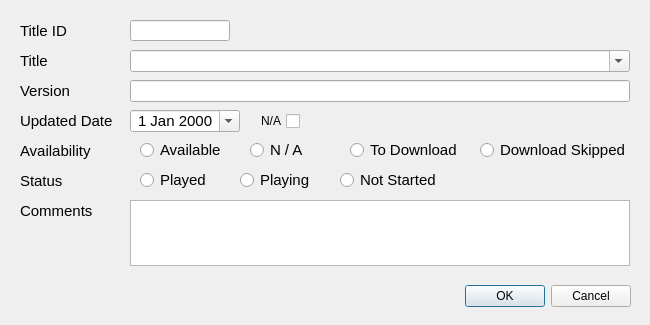
<?xml version="1.0" encoding="UTF-8"?>
<ui version="4.0">
 <class>NewUpdateDialog</class>
 <widget class="QDialog" name="NewUpdateDialog">
  <property name="geometry">
   <rect>
    <x>0</x>
    <y>0</y>
    <width>650</width>
    <height>325</height>
   </rect>
  </property>
  <property name="minimumSize">
   <size>
    <width>650</width>
    <height>325</height>
   </size>
  </property>
  <property name="maximumSize">
   <size>
    <width>650</width>
    <height>325</height>
   </size>
  </property>
  <property name="windowTitle">
   <string>Add New Update</string>
  </property>
  <property name="windowIcon">
   <iconset>
    <normaloff>assets/folder.png</normaloff>assets/folder.png</iconset>
  </property>
  <widget class="QDialogButtonBox" name="buttonBox">
   <property name="geometry">
    <rect>
     <x>290</x>
     <y>280</y>
     <width>341</width>
     <height>32</height>
    </rect>
   </property>
   <property name="orientation">
    <enum>Qt::Horizontal</enum>
   </property>
   <property name="standardButtons">
    <set>QDialogButtonBox::Cancel|QDialogButtonBox::Ok</set>
   </property>
  </widget>
  <widget class="QComboBox" name="comboBox">
   <property name="geometry">
    <rect>
     <x>130</x>
     <y>50</y>
     <width>500</width>
     <height>22</height>
    </rect>
   </property>
   <property name="editable">
    <bool>true</bool>
   </property>
   <property name="currentText">
    <string/>
   </property>
   <property name="insertPolicy">
    <enum>QComboBox::NoInsert</enum>
   </property>
  </widget>
  <widget class="QLabel" name="label_4">
   <property name="geometry">
    <rect>
     <x>20</x>
     <y>140</y>
     <width>111</width>
     <height>22</height>
    </rect>
   </property>
   <property name="font">
    <font>
     <family>Segoe UI</family>
     <pointsize>11</pointsize>
     <bold>false</bold>
    </font>
   </property>
   <property name="text">
    <string>Availability</string>
   </property>
  </widget>
  <widget class="QLabel" name="label_7">
   <property name="geometry">
    <rect>
     <x>20</x>
     <y>200</y>
     <width>111</width>
     <height>22</height>
    </rect>
   </property>
   <property name="font">
    <font>
     <family>Segoe UI</family>
     <pointsize>11</pointsize>
     <bold>false</bold>
    </font>
   </property>
   <property name="text">
    <string>Comments</string>
   </property>
  </widget>
  <widget class="QLabel" name="label">
   <property name="geometry">
    <rect>
     <x>20</x>
     <y>50</y>
     <width>111</width>
     <height>22</height>
    </rect>
   </property>
   <property name="font">
    <font>
     <family>Segoe UI</family>
     <pointsize>11</pointsize>
     <bold>false</bold>
    </font>
   </property>
   <property name="text">
    <string>Title</string>
   </property>
  </widget>
  <widget class="QLabel" name="label_6">
   <property name="geometry">
    <rect>
     <x>20</x>
     <y>110</y>
     <width>111</width>
     <height>22</height>
    </rect>
   </property>
   <property name="font">
    <font>
     <family>Segoe UI</family>
     <pointsize>11</pointsize>
     <bold>false</bold>
    </font>
   </property>
   <property name="text">
    <string>Updated Date</string>
   </property>
  </widget>
  <widget class="QLabel" name="label_2">
   <property name="geometry">
    <rect>
     <x>20</x>
     <y>80</y>
     <width>111</width>
     <height>22</height>
    </rect>
   </property>
   <property name="font">
    <font>
     <family>Segoe UI</family>
     <pointsize>11</pointsize>
     <bold>false</bold>
    </font>
   </property>
   <property name="text">
    <string>Version</string>
   </property>
  </widget>
  <widget class="QDateEdit" name="dateEdit">
   <property name="geometry">
    <rect>
     <x>130</x>
     <y>110</y>
     <width>110</width>
     <height>22</height>
    </rect>
   </property>
   <property name="font">
    <font>
     <pointsize>11</pointsize>
    </font>
   </property>
   <property name="frame">
    <bool>true</bool>
   </property>
   <property name="alignment">
    <set>Qt::AlignCenter</set>
   </property>
   <property name="minimumDateTime">
    <datetime>
     <hour>7</hour>
     <minute>30</minute>
     <second>0</second>
     <year>2000</year>
     <month>1</month>
     <day>1</day>
    </datetime>
   </property>
   <property name="minimumDate">
    <date>
     <year>2000</year>
     <month>1</month>
     <day>1</day>
    </date>
   </property>
   <property name="calendarPopup">
    <bool>true</bool>
   </property>
   <property name="date">
    <date>
     <year>2000</year>
     <month>1</month>
     <day>1</day>
    </date>
   </property>
  </widget>
  <widget class="QLineEdit" name="lineEdit_3">
   <property name="geometry">
    <rect>
     <x>130</x>
     <y>80</y>
     <width>500</width>
     <height>22</height>
    </rect>
   </property>
   <property name="font">
    <font>
     <pointsize>11</pointsize>
    </font>
   </property>
  </widget>
  <widget class="QPlainTextEdit" name="plainTextEdit">
   <property name="geometry">
    <rect>
     <x>130</x>
     <y>200</y>
     <width>500</width>
     <height>66</height>
    </rect>
   </property>
   <property name="font">
    <font>
     <pointsize>11</pointsize>
    </font>
   </property>
   <property name="plainText">
    <string/>
   </property>
  </widget>
  <widget class="QCheckBox" name="checkBox">
   <property name="geometry">
    <rect>
     <x>260</x>
     <y>111</y>
     <width>40</width>
     <height>20</height>
    </rect>
   </property>
   <property name="toolTip">
    <string>Check if date not available</string>
   </property>
   <property name="layoutDirection">
    <enum>Qt::RightToLeft</enum>
   </property>
   <property name="text">
    <string>N/A</string>
   </property>
  </widget>
  <widget class="QLabel" name="label_5">
   <property name="geometry">
    <rect>
     <x>20</x>
     <y>170</y>
     <width>111</width>
     <height>22</height>
    </rect>
   </property>
   <property name="font">
    <font>
     <family>Segoe UI</family>
     <pointsize>11</pointsize>
     <bold>false</bold>
    </font>
   </property>
   <property name="text">
    <string>Status</string>
   </property>
  </widget>
  <widget class="QWidget" name="widget" native="true">
   <property name="geometry">
    <rect>
     <x>130</x>
     <y>160</y>
     <width>361</width>
     <height>40</height>
    </rect>
   </property>
   <widget class="QRadioButton" name="radioButton_3">
    <property name="geometry">
     <rect>
      <x>210</x>
      <y>10</y>
      <width>100</width>
      <height>20</height>
     </rect>
    </property>
    <property name="font">
     <font>
      <pointsize>11</pointsize>
     </font>
    </property>
    <property name="text">
     <string>Not Started</string>
    </property>
   </widget>
   <widget class="QRadioButton" name="radioButton_2">
    <property name="geometry">
     <rect>
      <x>110</x>
      <y>10</y>
      <width>100</width>
      <height>20</height>
     </rect>
    </property>
    <property name="font">
     <font>
      <pointsize>11</pointsize>
     </font>
    </property>
    <property name="text">
     <string>Playing</string>
    </property>
   </widget>
   <widget class="QRadioButton" name="radioButton">
    <property name="geometry">
     <rect>
      <x>10</x>
      <y>10</y>
      <width>100</width>
      <height>20</height>
     </rect>
    </property>
    <property name="font">
     <font>
      <pointsize>11</pointsize>
     </font>
    </property>
    <property name="text">
     <string>Played</string>
    </property>
   </widget>
  </widget>
  <widget class="QWidget" name="widget_2" native="true">
   <property name="geometry">
    <rect>
     <x>130</x>
     <y>130</y>
     <width>501</width>
     <height>40</height>
    </rect>
   </property>
   <widget class="QRadioButton" name="radioButton_4">
    <property name="geometry">
     <rect>
      <x>10</x>
      <y>10</y>
      <width>100</width>
      <height>20</height>
     </rect>
    </property>
    <property name="font">
     <font>
      <pointsize>11</pointsize>
     </font>
    </property>
    <property name="text">
     <string>Available</string>
    </property>
   </widget>
   <widget class="QRadioButton" name="radioButton_5">
    <property name="geometry">
     <rect>
      <x>120</x>
      <y>10</y>
      <width>100</width>
      <height>20</height>
     </rect>
    </property>
    <property name="font">
     <font>
      <pointsize>11</pointsize>
     </font>
    </property>
    <property name="text">
     <string>N / A</string>
    </property>
   </widget>
   <widget class="QRadioButton" name="radioButton_6">
    <property name="geometry">
     <rect>
      <x>220</x>
      <y>10</y>
      <width>110</width>
      <height>20</height>
     </rect>
    </property>
    <property name="font">
     <font>
      <pointsize>11</pointsize>
     </font>
    </property>
    <property name="text">
     <string>To Download</string>
    </property>
   </widget>
   <widget class="QRadioButton" name="radioButton_7">
    <property name="geometry">
     <rect>
      <x>350</x>
      <y>10</y>
      <width>151</width>
      <height>20</height>
     </rect>
    </property>
    <property name="font">
     <font>
      <pointsize>11</pointsize>
     </font>
    </property>
    <property name="text">
     <string>Download Skipped</string>
    </property>
   </widget>
  </widget>
  <widget class="QLabel" name="label_3">
   <property name="geometry">
    <rect>
     <x>20</x>
     <y>20</y>
     <width>111</width>
     <height>22</height>
    </rect>
   </property>
   <property name="font">
    <font>
     <family>Segoe UI</family>
     <pointsize>11</pointsize>
     <bold>false</bold>
    </font>
   </property>
   <property name="text">
    <string>Title ID</string>
   </property>
  </widget>
  <widget class="QLineEdit" name="lineEdit">
   <property name="enabled">
    <bool>true</bool>
   </property>
   <property name="geometry">
    <rect>
     <x>130</x>
     <y>20</y>
     <width>100</width>
     <height>21</height>
    </rect>
   </property>
   <property name="font">
    <font>
     <pointsize>11</pointsize>
    </font>
   </property>
   <property name="text">
    <string/>
   </property>
   <property name="frame">
    <bool>true</bool>
   </property>
   <property name="alignment">
    <set>Qt::AlignCenter</set>
   </property>
   <property name="readOnly">
    <bool>true</bool>
   </property>
  </widget>
 </widget>
 <tabstops>
  <tabstop>lineEdit</tabstop>
  <tabstop>comboBox</tabstop>
  <tabstop>lineEdit_3</tabstop>
  <tabstop>dateEdit</tabstop>
  <tabstop>checkBox</tabstop>
  <tabstop>radioButton_4</tabstop>
  <tabstop>radioButton_5</tabstop>
  <tabstop>radioButton_6</tabstop>
  <tabstop>radioButton_7</tabstop>
  <tabstop>radioButton</tabstop>
  <tabstop>radioButton_2</tabstop>
  <tabstop>radioButton_3</tabstop>
  <tabstop>plainTextEdit</tabstop>
 </tabstops>
 <resources/>
 <connections>
  <connection>
   <sender>buttonBox</sender>
   <signal>accepted()</signal>
   <receiver>NewUpdateDialog</receiver>
   <slot>accept()</slot>
   <hints>
    <hint type="sourcelabel">
     <x>248</x>
     <y>254</y>
    </hint>
    <hint type="destinationlabel">
     <x>157</x>
     <y>274</y>
    </hint>
   </hints>
  </connection>
  <connection>
   <sender>buttonBox</sender>
   <signal>rejected()</signal>
   <receiver>NewUpdateDialog</receiver>
   <slot>reject()</slot>
   <hints>
    <hint type="sourcelabel">
     <x>316</x>
     <y>260</y>
    </hint>
    <hint type="destinationlabel">
     <x>286</x>
     <y>274</y>
    </hint>
   </hints>
  </connection>
 </connections>
</ui>
